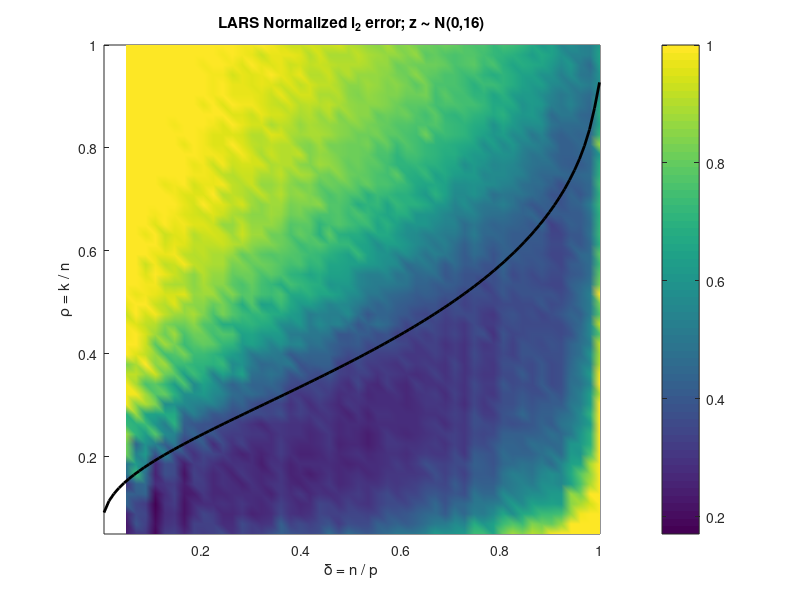

MATLAB code for this plot:
% Figure 3: This diagram displays the median error rates when the LARS Algorithm 
% is used to recover the underlying sparse model, with the number of variables, 
% p, fixed at 200. The algorithm does not find the correct model well above the 
% threshold, and seems to have trouble when there are as many predictors as 
% observations. Each color indicates a different median normalized l_2 error of the
% coefficients ||betahat - beta||_2 / ||beta||_2 over 30 realizations.
 
load Fig3Data
load FaceNeigh
deltaLen = 50;
rhoLen = 50;
deltaArr = linspace(0.05,1,deltaLen);
rhoArr = linspace(0.05,1,rhoLen);
[Delta,Rho] = meshgrid(deltaArr,rhoArr);

zi = 16;

mErrVecL2n = (squeeze(median(shiftdim(squeeze(ErrVecL2(zi,:,:,:)),2))))';
 for i=1:50,
     for j=1:50,
         if (mErrVecL2n(i,j) > 1)
             mErrVecL2n(i,j) = 1;
         end
     end
 end
pcolor(Delta,Rho,mErrVecL2n); shading interp; colorbar;
hold on
    plot(FaceNeigh(:,1),FaceNeigh(:,2),'k','LineWidth',2)
xlabel('\delta = n / p'); ylabel('\rho = k / n'); title('LARS Normalized l_2 error; z \sim N(0,16)');
   

%
% Copyright (c) 2006. Victoria Stodden
%  

%
% Part of SparseLab Version:100
% Created Tuesday March 28, 2006
% This is Copyrighted Material
% For Copying permissions see COPYING.m
% Comments? e-mail sparselab@stanford.edu
%
